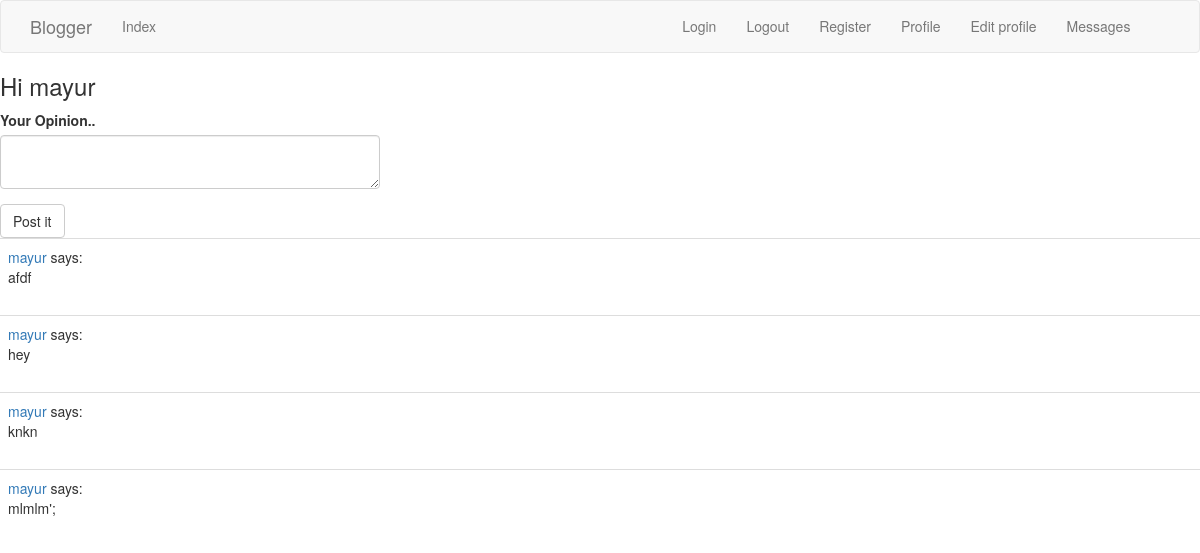
/main/index (signed in), run on an earlier commit of the app's database.
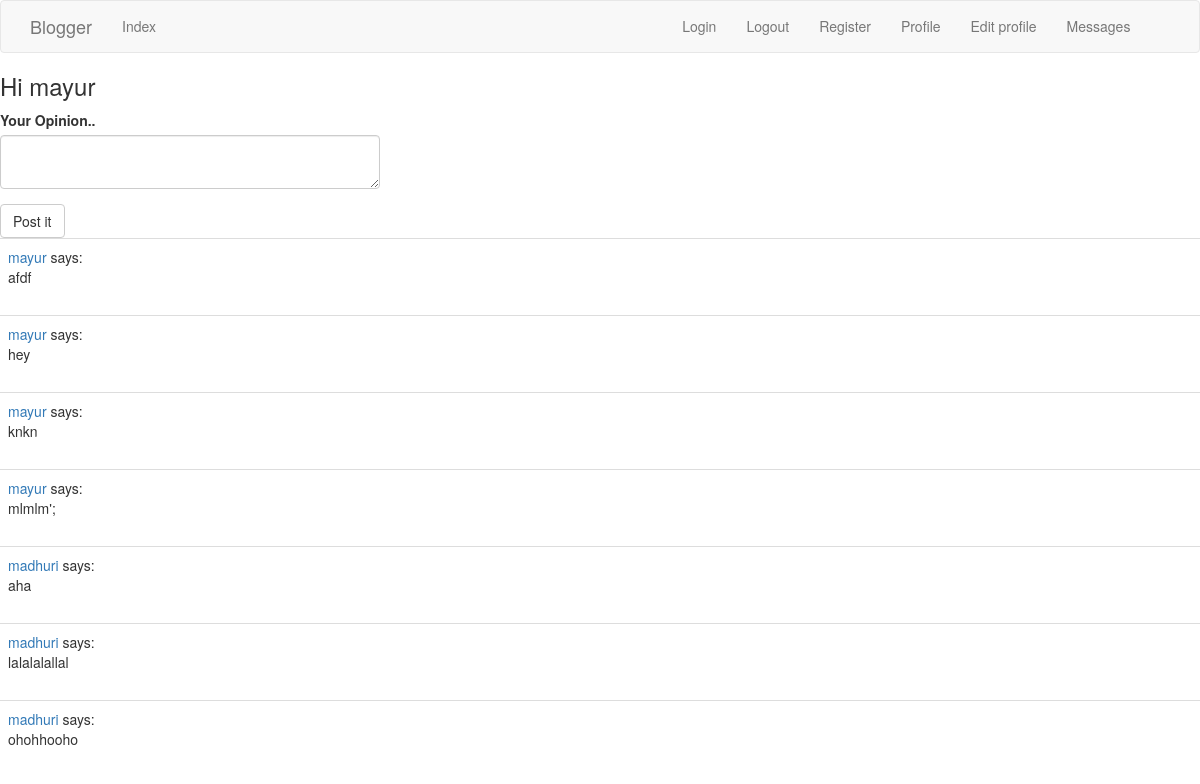
And on a later commit of the database.
### app/models.py (models this page shows, shortened)
class User(UserMixin, db.Model):
	id = db.Column(db.Integer, primary_key = True)
	name = db.Column(db.String(64), index = True, unique = True)
	mail = db.Column(db.String(120), index = True)
	password_hash = db.Column(db.String(128))
	about_me = db.Column(db.String(140))
	last_seen = db.Column(db.DateTime, default = datetime.utcnow)
	last_message_read_time = db.Column(db.DateTime)      #Save when user read message last time.used to find how many unseen messages are remaining.
	posts = db.relationship("Post", backref = "author", lazy="dynamic")  #Post is following table -> this is not field in user table -> just a link
	messages_sent = db.relationship("Message", foreign_keys = "Message.sender_id", backref = "author", lazy = "dynamic")
	messages_recieved = db.relationship("Message", foreign_keys = "Message.reciever_id", backref = "reciever", lazy = "dynamic")
	notifications = db.relationship("Notification", backref = "user", lazy = "dynamic")
	tasks = db.relationship("Task", backref = "user", lazy = "dynamic")
	def getAllPosts(self):
		posts = Post.query.all()
		return posts
	def getMessagesCount(self):
		last_read_time = self.last_message_read_time or datetime(1900, 1, 1)  #set to oldest so all messges are marked as unseen
		return Message.query.filter_by(reciever = self).filter(Message.timestamp > last_read_time).count()
	def getTasksInProgress(self):
		all_tasks = Task.query.filter_by(user = self, complete = False).all()
		return all_tasks

class Post(db.Model):
	id = db.Column(db.Integer, primary_key=True)
	body = db.Column(db.String(140))
	timestamp = db.Column(db.DateTime, index=True, default=datetime.utcnow)
	user_id = db.Column(db.Integer, db.ForeignKey("user.id")) #user is db table name of above class -> incosistancy

### app/main/routes.py (the view, shortened to what this page needs)
@bp.route("/")
@bp.route("/index", methods = ["GET", "POST"])
@login_required              #protect this function -> also adds ?next parameter in url to remember where to go next after logged in
def index():					#need to inspect next parameter in login(), as hacker can put protected page address in next and it will redirect there.
	form = PostForm()
	posts = current_user.getAllPosts()
	return render_template("index.html", title = "Home", posts = posts, form=form)

### app/main/forms.py
class PostForm(FlaskForm):
	post = TextAreaField("Your Opinion..", validators=[DataRequired(), Length(min=1, max=140)])
	submit = SubmitField("Post it")

### app/main/routes.py (called while the page is built)
@bp.before_request
def before_request():
	if current_user.is_authenticated:
		current_user.last_seen = datetime.utcnow()
		db.session.commit()	  #no need to db.session.add(u) coz current_user runs user_loader which put user in db session

### app/models.py (called while the page is built)
@login.user_loader  #for flask-login
def load_user(id):
	return User.query.get(int(id))

### app/templates/index.html
{% extends "base.html" %}
{% import "bootstrap/wtf.html" as wtf %}
{% block base_content %}
	<h3>Hi {{ current_user.name }}</h3>
	<div class="row">
		<div class="col-md-4">
			{{ wtf.quick_form(form) }}
		</div>
	</div>
	{% for post in posts %}
		{% include "_post.html" %}
	{% endfor %}
{% endblock %}

### app/templates/base.html (shortened to what this page needs)
{% extends "bootstrap/base.html" %}
{% block navbar %}
	<nav class = "navbar navbar-default">
		<div class="container">
			<div class="navbar-header">
				<a class="navbar-brand" href="{{ url_for('main.index') }}">Blogger</a>
			</div>
			<div class="collapse navbar-collapse" id="bs-example-navbar-collapse-1">
				<ul class="nav navbar-nav">
					<li><a href="{{ url_for('main.index') }}">Index </a></li>
				</ul>
				<ul class="nav navbar-nav navbar-right">
					<li><a href="{{ url_for('auth.login') }}">Login</a></li>
					<li><a href="{{ url_for('auth.logout') }}">Logout</a></li>
					<li><a href="{{ url_for('auth.register') }}">Register</a></li>
					<li><a href="{{ url_for('main.user', name=current_user.name) }}">Profile</a></li>
					<li><a href="{{ url_for('main.edit_profile') }}">Edit profile</a></li>
					{% if current_user.is_anonymous %}
					{% else %}
						<li>
							<a href="{{ url_for('main.read_message') }}"> Messages
								{% set new_messages = current_user.getMessagesCount() %}
							</a>
						</li>
					{% endif %}
				</ul>
			</div>
		</div>
	</nav>
{% endblock %}
{% block content %}
	 <div class="containert">
		{% block base_content %} {% endblock %}
	</div>
{% endblock %}

### app/templates/_post.html (shortened to what this page needs)
<table class="table table-hover">
	<tr>
		<td>
				<span class = "user_popup_class">
					<a href="{{ url_for('main.user', name=post.author.name) }}">{{ post.author.name }}</a>
				</span>
					says:
					<br>
					{{ post.body }}
		</td>
	</tr>
</table>

What changed in the data, as far as the page shows it:
added Post: author.name "madhuri", body "aha"
added Post: author.name "madhuri", body "lalalalallal"
added Post: author.name "madhuri", body "ohohhooho"
